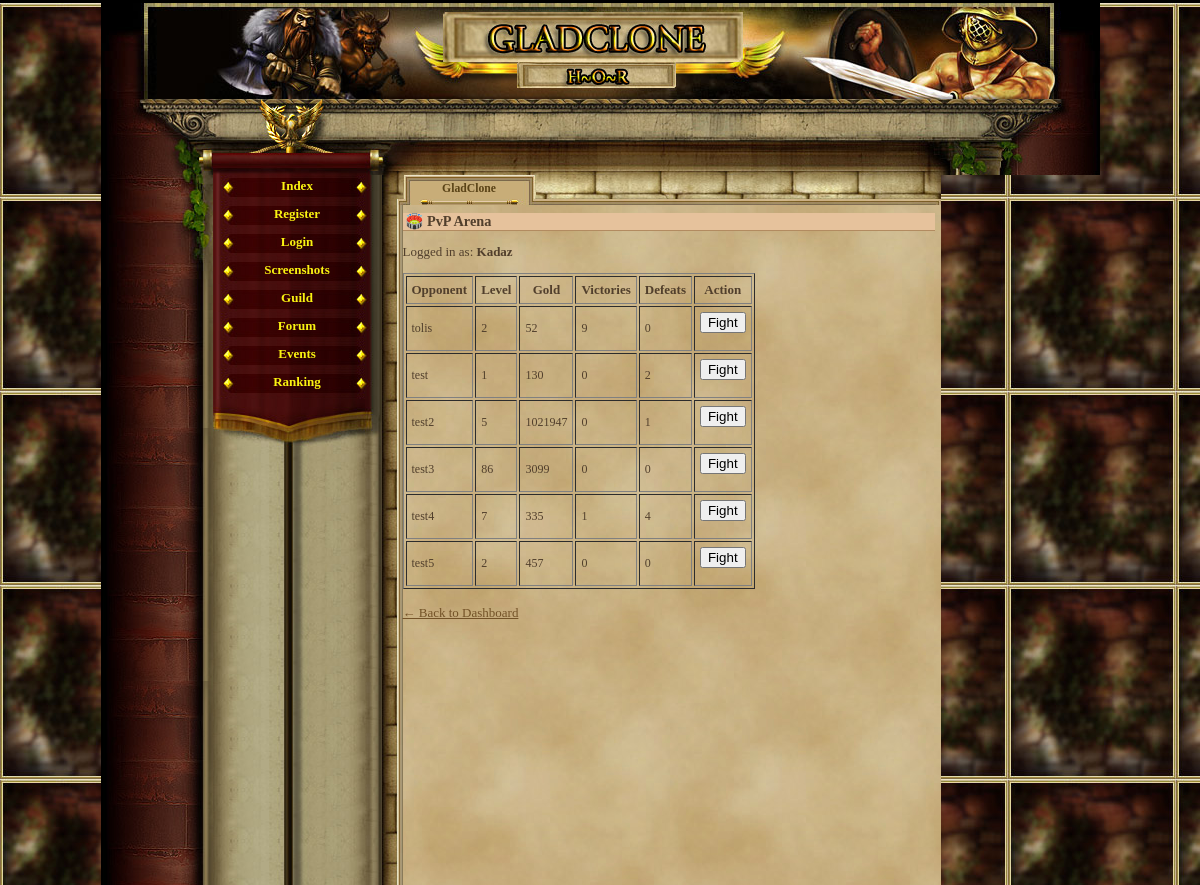
Page /pvp_arena.php (signed in) on the earlier database version.
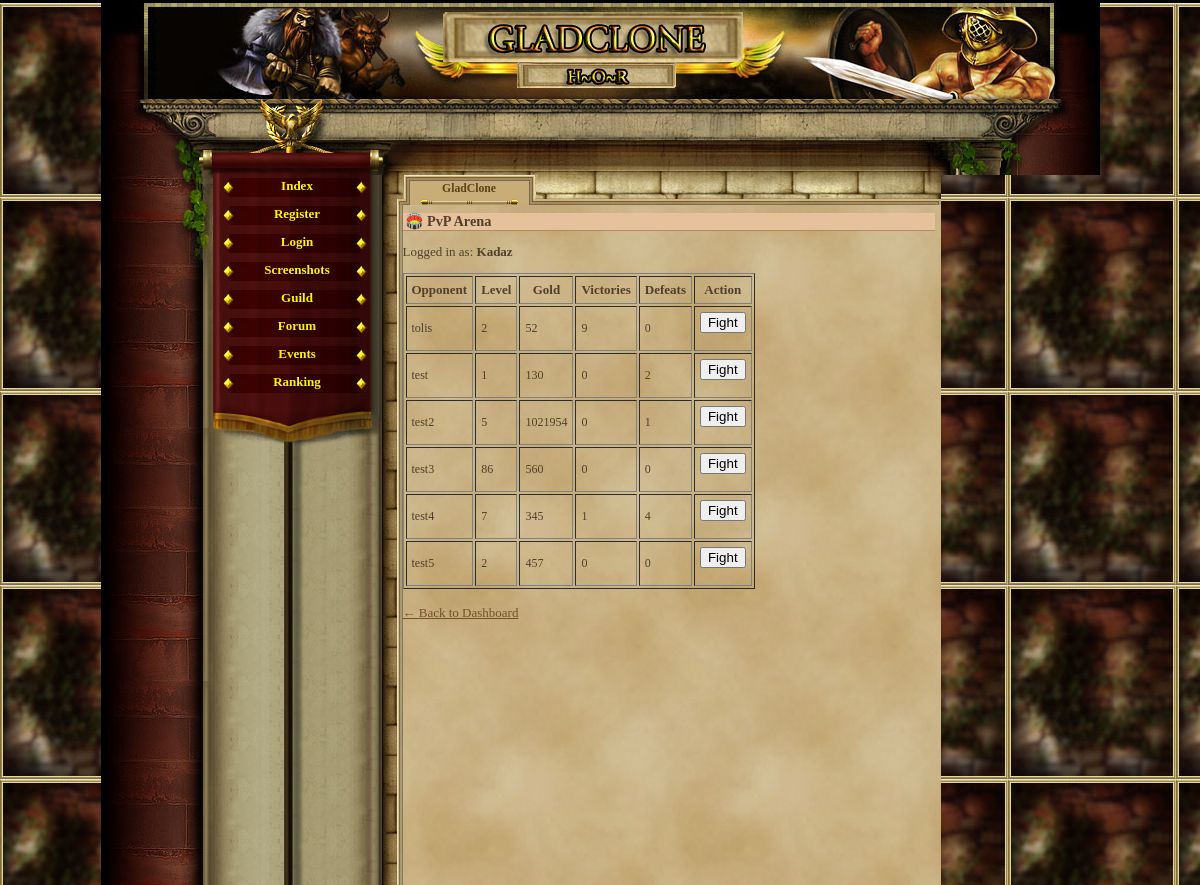
Same page on the later database version.
### tables this page shows
CREATE TABLE `gracze` (
  `id` int(11) NOT NULL AUTO_INCREMENT,
  `gracz` int(11) NOT NULL DEFAULT '0',
  `login` varchar(24) NOT NULL,
  `haslo` varchar(40) NOT NULL,
  `email` varchar(40) NOT NULL,
  `plec` tinyint(4) NOT NULL DEFAULT '0',
  `avatar` tinyint(4) NOT NULL DEFAULT '1',
  `pregunta` text NOT NULL,
  `respuesta` text NOT NULL,
  `rank` int(1) NOT NULL DEFAULT '1',
  `nivel` int(1) NOT NULL DEFAULT '1',
  `exp` int(1) NOT NULL DEFAULT '0',
  `exp_max` int(1) NOT NULL DEFAULT '10',
  `honor` int(1) NOT NULL DEFAULT '0',
  `fama` int(1) NOT NULL DEFAULT '0',
  `victorias` int(1) NOT NULL DEFAULT '0',
  `perdidas` int(1) NOT NULL DEFAULT '0',
  `oro_robado` int(1) NOT NULL DEFAULT '0',
  `oro_perdido` int(1) NOT NULL DEFAULT '0',
  `atak` int(5) NOT NULL DEFAULT '0',
  `obrona` int(3) NOT NULL DEFAULT '0',
  `sila` int(1) NOT NULL DEFAULT '5',
  `sila_i` int(1) NOT NULL DEFAULT '0',
  `sila_max` int(1) NOT NULL DEFAULT '10',
  `zrecznosc` int(1) NOT NULL DEFAULT '5',
  `zrecznosc_i` int(1) NOT NULL DEFAULT '0',
  `zrecznosc_max` int(1) NOT NULL DEFAULT '10',
  `wyrzymalosc` int(1) NOT NULL DEFAULT '5',
  `wyrzymalosc_i` int(1) NOT NULL DEFAULT '0',
  `wyrzymalosc_max` int(1) NOT NULL DEFAULT '10',
  `constitucion` int(1) NOT NULL DEFAULT '5',
  `constitucion_i` int(1) NOT NULL DEFAULT '0',
  `constitucion_max` int(1) NOT NULL DEFAULT '10',
  `carisma` int(1) NOT NULL DEFAULT '5',
  `carisma_i` int(1) NOT NULL DEFAULT '0',
  `carisma_max` int(1) NOT NULL DEFAULT '10',
  `inteligencja` int(1) NOT NULL DEFAULT '5',
  `inteligencja_i` int(1) NOT NULL DEFAULT '0',
  `inteligencja_max` int(1) NOT NULL DEFAULT '10',
  `mdchance` int(1) NOT NULL DEFAULT '0',
  `dhchance` int(1) NOT NULL DEFAULT '0',
  `ctchance` int(1) NOT NULL DEFAULT '0',
  `zycie` int(100) NOT NULL DEFAULT '100',
  `zycie_max` int(100) NOT NULL DEFAULT '100',
  `obrazenia_min` int(1) NOT NULL DEFAULT '0',
  `obrazenia_max` int(3) NOT NULL DEFAULT '2',
  `zloto` int(100) NOT NULL DEFAULT '150',
  `zloto_skarbiec` int(11) NOT NULL,
  `punkty` int(11) NOT NULL,
  `pracuje` int(11) NOT NULL,
  `ostatnia_walka_pvp` int(11) NOT NULL,
  `ostatnia_walka_pvc` int(11) NOT NULL,
  `ostatnio_zregenerowano` int(11) NOT NULL,
  `titulo` varchar(24) NOT NULL DEFAULT 'Newbie',
  `arena_level` int(11) NOT NULL,
  `rubies` int(11) NOT NULL DEFAULT '0',
  `centurion_time` int(11) NOT NULL,
  `reportes` int(1) NOT NULL DEFAULT '0',
  `mensajes` int(1) NOT NULL DEFAULT '0',
  `noticias` int(1) NOT NULL DEFAULT '0',
  `bendicion1_type` int(11) NOT NULL,
  `bendicion1_time` int(11) NOT NULL,
  `bendicion2_type` int(11) NOT NULL,
  `bendicion2_time` int(11) NOT NULL,
  `bendicion3_type` int(11) NOT NULL,
  `bendicion3_time` int(11) NOT NULL,
  `bendicion4_type` int(11) NOT NULL,
  `bendicion4_time` int(11) NOT NULL,
  `ostatnia_aktywnosc` int(11) NOT NULL DEFAULT '0',
  `username_locked` tinyint(1) NOT NULL DEFAULT '0',
  `lock_login` tinyint(1) NOT NULL DEFAULT '0',
  PRIMARY KEY (`id`),
  UNIQUE KEY `login` (`login`)
);

### pvp_arena.php (the view, shortened to what this page needs)
<?php
require_once('var/ustawienia.php');
require_once('gora_strony.php');
require_once('menu_l.php');
if (isset($_SESSION['id'])) {
    $player_id = $_SESSION['id'];
    $conn->query("UPDATE gracze SET ostatnio_zregenerowano = UNIX_TIMESTAMP() WHERE id = $player_id");
}
$player_id = $_SESSION['id'];
$player_name = '';
$stmt_self = $conn->prepare("SELECT login FROM gracze WHERE id = ?");
$stmt_self->bind_param("i", $player_id);
$stmt_self->execute();
$stmt_self->bind_result($player_name);
$can_fight = true;
$stmt = $conn->prepare("SELECT id, login, nivel, zloto, victorias, perdidas FROM gracze WHERE id != ?");
$stmt->bind_param("i", $player_id);
$stmt->execute();
$result = $stmt->get_result();
?>
<h2>🏟️ PvP Arena</h2>
<p>Logged in as: <strong><?= htmlspecialchars($player_name) ?></strong></p>
<table border="1" cellpadding="5">
    <tr>
        <th>Opponent</th>
        <th>Level</th>
        <th>Gold</th>
        <th>Victories</th>
        <th>Defeats</th>
        <th>Action</th>
    </tr>
    <?php while ($row = $result->fetch_assoc()): ?>
    <tr>
        <td><?= htmlspecialchars($row['login']) ?></td>
        <td><?= $row['nivel'] ?></td>
        <td><?= $row['zloto'] ?></td>
        <td><?= $row['victorias'] ?></td>
        <td><?= $row['perdidas'] ?></td>
        <td>
		<?php if ($can_fight): ?>
    <form method="POST" action="pvp_fight.php" onsubmit="return confirm('Fight <?= htmlspecialchars($row['login']) ?>?');">
        <button type="submit">Fight</button>
    </form>
<?php else: ?>
    <button disabled>Cooldown</button>
<?php endif; ?>
        </td>
    </tr>
    <?php endwhile; ?>
</table>
<br>
<a href="index.php">← Back to Dashboard</a>

Differences in the rows shown:
changed gracze "test2": zloto "1021947" → "1021954"
changed gracze "test3": zloto "3099" → "560"
changed gracze "test4": zloto "335" → "345"
